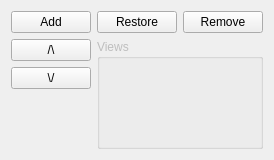
<?xml version="1.0" encoding="UTF-8"?>
<ui version="4.0">
 <class>ViewsEditorWidget</class>
 <widget class="QWidget" name="ViewsEditorWidget">
  <property name="enabled">
   <bool>true</bool>
  </property>
  <property name="geometry">
   <rect>
    <x>0</x>
    <y>0</y>
    <width>250</width>
    <height>160</height>
   </rect>
  </property>
  <property name="sizePolicy">
   <sizepolicy hsizetype="MinimumExpanding" vsizetype="MinimumExpanding">
    <horstretch>0</horstretch>
    <verstretch>0</verstretch>
   </sizepolicy>
  </property>
  
  <property name="baseSize">
   <size>
    <width>250</width>
    <height>160</height>
   </size>
  </property>
  <property name="windowTitle">
   <string>Form</string>
  </property>
  <layout class="QGridLayout">
   <item row="0" column="0">
    <layout class="QHBoxLayout">
     <item>
      <widget class="QPushButton" name="add">
       <property name="text">
        <string>Add</string>
       </property>
      </widget>
     </item>
     <item>
      <widget class="QPushButton" name="restore">
       <property name="text">
        <string>Restore</string>
       </property>
      </widget>
     </item>
     <item>
      <spacer>
       <property name="orientation">
        <enum>Qt::Horizontal</enum>
       </property>
       <property name="sizeHint" stdset="0">
        <size>
         <width>40</width>
         <height>20</height>
        </size>
       </property>
      </spacer>
     </item>
     <item>
      <widget class="QPushButton" name="remove">
       <property name="text">
        <string>Remove</string>
       </property>
      </widget>
     </item>
    </layout>
   </item>
   <item row="1" column="0">
    <layout class="QHBoxLayout">
     <item>
      <layout class="QVBoxLayout">
       <item>
        <widget class="QPushButton" name="up">
         <property name="sizePolicy">
          <sizepolicy hsizetype="Fixed" vsizetype="Fixed">
           <horstretch>0</horstretch>
           <verstretch>0</verstretch>
          </sizepolicy>
         </property>
         
         
         <property name="text">
          <string>/\</string>
         </property>
        </widget>
       </item>
       <item>
        <widget class="QPushButton" name="down">
         <property name="sizePolicy">
          <sizepolicy hsizetype="Fixed" vsizetype="Fixed">
           <horstretch>0</horstretch>
           <verstretch>0</verstretch>
          </sizepolicy>
         </property>
         
         
         <property name="text">
          <string>\/</string>
         </property>
        </widget>
       </item>
       <item>
        <spacer>
         <property name="orientation">
          <enum>Qt::Vertical</enum>
         </property>
         <property name="sizeHint" stdset="0">
          <size>
           <width>20</width>
           <height>40</height>
          </size>
         </property>
        </spacer>
       </item>
      </layout>
     </item>
     <item>
      <widget class="QGroupBox" name="groupBox">
       <property name="enabled">
        <bool>false</bool>
       </property>
       <property name="title">
        <string>Views</string>
       </property>
      </widget>
     </item>
    </layout>
   </item>
  </layout>
 </widget>
 <resources/>
 <connections/>
</ui>
